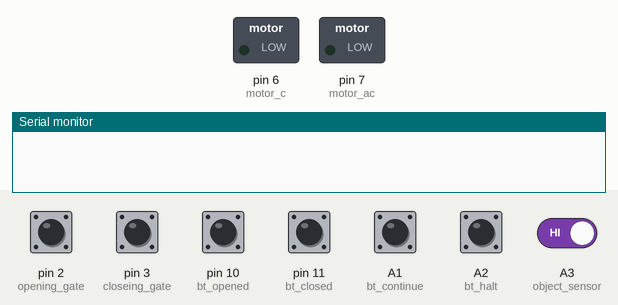
Simulated run of this sketch. Board: Arduino Uno, built with avr-gcc and run on an emulated ATmega328P. Parts: switched loads named in the sketch (green lamp = pin HIGH), the last lines printed to the serial monitor. Inputs (shaded band) come from the test bench; at power-on: A1 (bt_continue), A2 (bt_halt), A3 (object_sensor), pin 2 (opening_gate), pin 3 (closeing_gate), pin 10 (bt_opened), pin 11 (bt_closed) HIGH.

Above: at 1.2 s.
1.3 s: pin 2 (opening_gate) pulled LOW for 0.15 s
At 2.0 s:
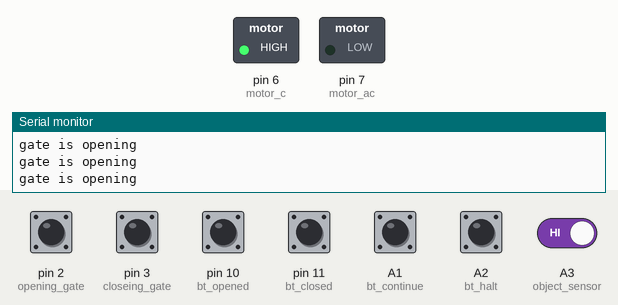
2.9 s: pin 3 (closeing_gate) pulled LOW for 0.15 s
4.5 s: A1 (bt_continue) pulled LOW for 0.15 s
At 5.6 s:
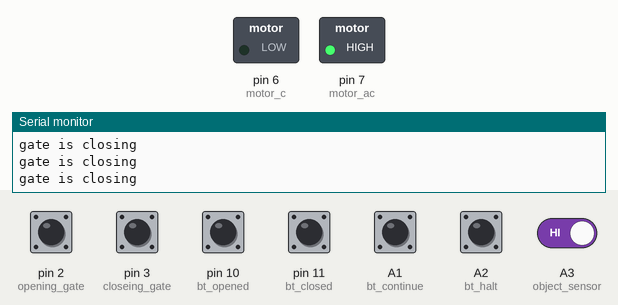
6.1 s: pin 10 (bt_opened) pulled LOW for 0.15 s
7.7 s: pin 11 (bt_closed) pulled LOW for 0.15 s
At 8.1 s:
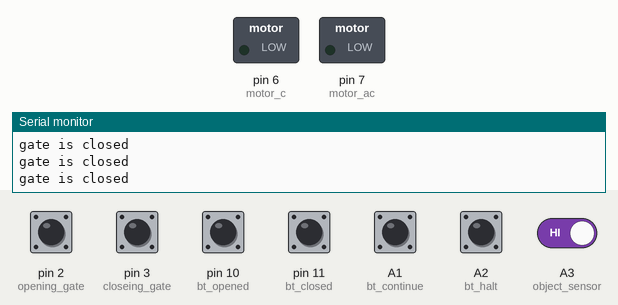
9.3 s: A2 (bt_halt) pulled LOW for 0.15 s
Timing chart, 0 to 11.9 s (numbered marks = the images above; inputs shaded):
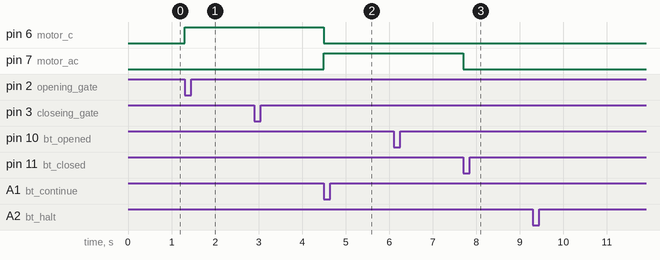

The sketch:

SmartGate_Controller.ino
```cpp
#define opening_gate  2
#define closeing_gate 3
#define bt_opened     10
#define bt_closed     11
#define motor_c    6
#define motor_ac   7

#define bt_halt A2
#define bt_continue A1

#define opend   0
#define closed  1
#define opening 2
#define closing 3

#define object_sensor A3


int gate_status=opening;

void setup()
{
  pinMode(motor_c, OUTPUT);
  pinMode(motor_ac, OUTPUT);
  pinMode(opening_gate, INPUT_PULLUP);
  pinMode(closeing_gate, INPUT_PULLUP);
  pinMode(bt_opened, INPUT_PULLUP);
  pinMode(bt_closed, INPUT_PULLUP);

  pinMode(object_sensor, INPUT_PULLUP);

  pinMode(bt_halt, INPUT_PULLUP);
  pinMode(bt_continue, INPUT_PULLUP);

  Serial.begin(9600);
}


void loop(){
  if(digitalRead(opening_gate)==0){
  		if(gate_status!=opend){
    		gate_opening();
        	gate_status=opening;
      		Serial.println("gate is opening");
     		}
    	else
      		Serial.println("gate is already opened");
  		}

    else if(digitalRead(bt_opened)==0){
      		if(gate_status==opening ||gate_status==opend  ){
        		gate_stop();
      			gate_status=opend;
              	Serial.println("gate is opened");
            	}
      		else
              	Serial.println("ERROR");
            }
  if(digitalRead(closeing_gate)==0){
  		if(gate_status!=closed){
    		gate_opening();
        	gate_status=closing;
      		Serial.println("gate is closing");
    		}
    	else
      		Serial.println("gate is already closed");
  		}
  	else if((digitalRead(bt_closed )==0)){
    		if(gate_status ==closing || gate_status ==closed){
      			gate_stop();
      			gate_status=closed;
      			Serial.println("gate is closed");
    			}
      	else
        	Serial.println("ERROR");

  		}


	if((digitalRead(bt_halt)==0)){
    	if(gate_status ==closing ||gate_status==opening ){
  			gate_stop();
      		Serial.println("gate is stoped");
    		}
  		else
          Serial.println("gate is already stoped");
      }
    else if((digitalRead(bt_continue)==0)){
    	if(gate_status==opening ){
          	gate_opening();
          	Serial.println("gate is opening");
    		}
    else if((digitalRead(bt_continue)==0)){
        if(gate_status==closing){
        	gate_closing();
        	Serial.println("gate is closing");
			}
      else
        Serial.println("NO FUNCTION");

        }

	}
  if(digitalRead(object_sensor)==0){
    	if(gate_status==closing){
      		gate_stop();
       		Serial.println("object detected");
    		}
  		}

}

void gate_stop(){
  digitalWrite(motor_c, 0);
  digitalWrite(motor_ac, 0);
}

void gate_opening(){
  digitalWrite(motor_c, 1);
  digitalWrite(motor_ac, 0);
}

void gate_closing(){
  digitalWrite(motor_c, 0);
  digitalWrite(motor_ac, 1);
 }
  
```

Measured:
- after the input at 1.3 s, pin 6 (motor_c): LOW → HIGH at once
- after the input at 4.5 s, pin 6 (motor_c): HIGH → LOW at once; pin 7 (motor_ac): LOW → HIGH at once
- after the input at 7.7 s, pin 7 (motor_ac): HIGH → LOW at once
